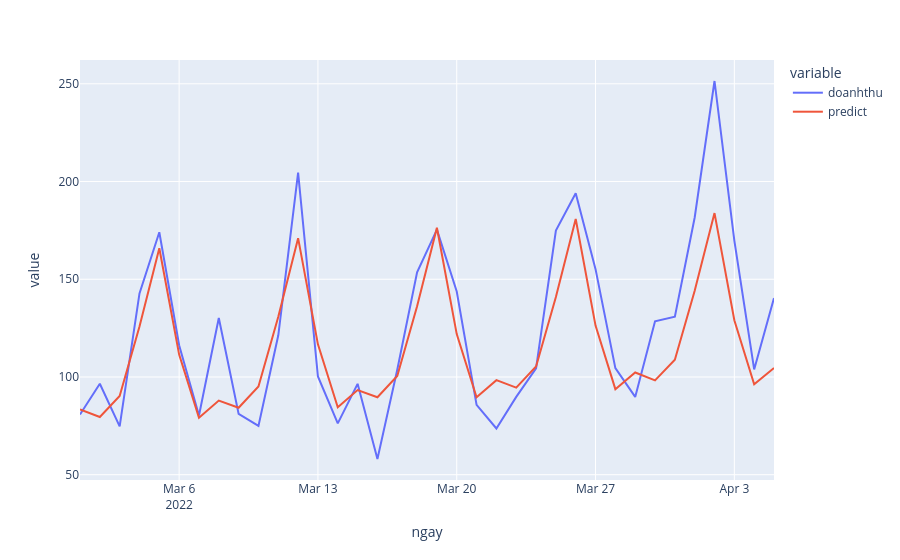
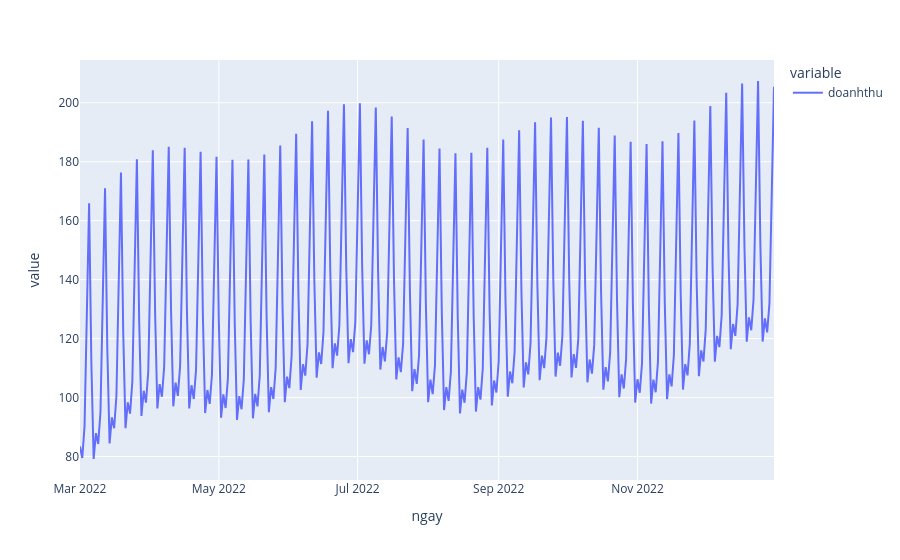

Write notebook code for charts like these, in order.
### Markdown cell above
#### 1-UVK

### Code cell
## config parametters
num=1
xmax=150
xmin=120

## output log file
CH = store[store.macuahang==num]
CH = CH[['macuahang', 'ngay', 'doanhthu']]

## get data to train model
train_first  ='2019/1/1'
train_end    ='2020/11/30'
test_01_first='2022/01/9'
test_01_end  ='2022/01/31'
test_02_first='2022/02/1'
test_02_end  ='2022/02/17'

test_03_first='2022/02/18'
test_03_end  ='2022/04/05'


## train df
train=CH[((CH['ngay'] >= train_first)    & (CH['ngay'] <= train_end))     |      \
         ((CH['ngay'] >= test_01_first)  & (CH['ngay'] <= train_first))   |      \
         ((CH['ngay'] >= test_02_first)  & (CH['ngay'] <= test_02_end))   |      \
         ((CH['ngay'] >= test_03_first) & (CH['ngay']  <= test_03_end))      
         ]

## get best hyper params
best_params=get_hyperparameter(train, xmax, xmin)

## predict from date1 to date2
date1='2022-03-01'
date2='2022-12-31'

## cutoff for test
date3='2022-4-5'
p_next_0=predict_next(date1, date2, xmax, xmin, train, best_params, 'doanhthu')

## get and visualize test set
test0       = CH[(CH['ngay'] >= date1)  & (CH['ngay'] <= date3)]
predict0    = p_next_0[(p_next_0['ngay'] >= date1)  & (p_next_0['ngay'] <= date3)]

gap=abs(np.mean(test0['doanhthu'])-np.mean(predict0['doanhthu']))
print(f'==> gap: {round(gap, 2)}')

## add gap for prediction
# if gap>0:
#     p_next_0['doanhthu']=round( abs(p_next_0['doanhthu'] + gap) , 2)
# else:
#     p_next_0['doanhthu']=round( abs(p_next_0['doanhthu'] - gap) , 2)

p_next    = p_next_0[(p_next_0['ngay'] >= date1)  & (p_next_0['ngay'] <= date3)]
## calculate accuracy
test0['predict']=p_next['doanhthu'].tolist()
acc=mean_absolute_percentage_error(test0['doanhthu'], test0['predict'])
print(f'==> accuracy: {acc} %')

## save results
outfile=f'{output}{num}_{date1.replace("-", "_")}_{date2.replace("-", "_")}.csv'
p_next_0.to_csv(outfile, index=False)
fig = px.line(test0, x='ngay', y=test0.columns[1:])
fig.show()

fig = px.line(p_next_0, x='ngay', y=p_next_0.columns[1:])
fig.show()

### Figure 1 — Plotly figure (JSON) as saved in the notebook; plotly's stock layout.template omitted (floating-point values rounded to 4 significant figures)
{"data": [{"hovertemplate": "variable=doanhthu<br>ngay=%{x}<br>value=%{y}<extra></extra>", "legendgroup": "doanhthu", "line": {"color": "#636efa", "dash": "solid"}, "mode": "lines", "name": "doanhthu", "orientation": "v", "showlegend": true, "type": "scatter", "x": ["2022-03-01T00:00:00", "2022-03-02T00:00:00", "2022-03-03T00:00:00", "2022-03-04T00:00:00", "2022-03-05T00:00:00", "2022-03-06T00:00:00", "2022-03-07T00:00:00", "2022-03-08T00:00:00", "2022-03-09T00:00:00", "2022-03-10T00:00:00", "2022-03-11T00:00:00", "2022-03-12T00:00:00", "2022-03-13T00:00:00", "2022-03-14T00:00:00", "2022-03-15T00:00:00", "2022-03-16T00:00:00", "2022-03-17T00:00:00", "2022-03-18T00:00:00", "2022-03-19T00:00:00", "2022-03-20T00:00:00", "2022-03-21T00:00:00", "2022-03-22T00:00:00", "2022-03-23T00:00:00", "2022-03-24T00:00:00", "2022-03-25T00:00:00", "2022-03-26T00:00:00", "2022-03-27T00:00:00", "2022-03-28T00:00:00", "2022-03-29T00:00:00", "2022-03-30T00:00:00", "2022-03-31T00:00:00", "2022-04-01T00:00:00", "2022-04-02T00:00:00", "2022-04-03T00:00:00", "2022-04-04T00:00:00", "2022-04-05T00:00:00"], "xaxis": "x", "y": [80.79, 96.54, 74.73, 142.7, 174.0, 116.2, 80.26, 130.2, 81.07, 74.98, 121.3, 204.5, 100.2, 76.27, 96.49, 58.03, 103.7, 153.6, 175.4, 143.7, 85.74, 73.63, 89.8, 104.4, 174.9, 194.1, 155.2, 104.5, 89.81, 128.5, 130.8, 181.6, 251.4, 169.8, 103.9, 140.3], "yaxis": "y"}, {"hovertemplate": "variable=predict<br>ngay=%{x}<br>value=%{y}<extra></extra>", "legendgroup": "predict", "line": {"color": "#EF553B", "dash": "solid"}, "mode": "lines", "name": "predict", "orientation": "v", "showlegend": true, "type": "scatter", "x": ["2022-03-01T00:00:00", "2022-03-02T00:00:00", "2022-03-03T00:00:00", "2022-03-04T00:00:00", "2022-03-05T00:00:00", "2022-03-06T00:00:00", "2022-03-07T00:00:00", "2022-03-08T00:00:00", "2022-03-09T00:00:00", "2022-03-10T00:00:00", "2022-03-11T00:00:00", "2022-03-12T00:00:00", "2022-03-13T00:00:00", "2022-03-14T00:00:00", "2022-03-15T00:00:00", "2022-03-16T00:00:00", "2022-03-17T00:00:00", "2022-03-18T00:00:00", "2022-03-19T00:00:00", "2022-03-20T00:00:00", "2022-03-21T00:00:00", "2022-03-22T00:00:00", "2022-03-23T00:00:00", "2022-03-24T00:00:00", "2022-03-25T00:00:00", "2022-03-26T00:00:00", "2022-03-27T00:00:00", "2022-03-28T00:00:00", "2022-03-29T00:00:00", "2022-03-30T00:00:00", "2022-03-31T00:00:00", "2022-04-01T00:00:00", "2022-04-02T00:00:00", "2022-04-03T00:00:00", "2022-04-04T00:00:00", "2022-04-05T00:00:00"], "xaxis": "x", "y": [83.41, 79.52, 90.29, 125.8, 165.9, 111.5, 79.17, 87.95, 84.24, 95.17, 130.8, 171.0, 116.7, 84.46, 93.29, 89.6, 100.5, 136.2, 176.3, 122.0, 89.64, 98.37, 94.56, 105.4, 140.9, 180.8, 126.3, 93.77, 102.3, 98.28, 108.8, 144.1, 183.8, 129.0, 96.29, 104.6], "yaxis": "y"}], "layout": {"legend": {"title": {"text": "variable"}, "tracegroupgap": 0}, "margin": {"t": 60}, "xaxis": {"anchor": "y", "domain": [0, 1], "title": {"text": "ngay"}}, "yaxis": {"anchor": "x", "domain": [0, 1], "title": {"text": "value"}}}}

### Figure 2 — Plotly figure (JSON) as saved in the notebook; plotly's stock layout.template omitted (floating-point values rounded to 4 significant figures; data arrays with more than 128 entries replaced by an {"elided": "..."} marker saying what was removed)
{"data": [{"hovertemplate": "variable=doanhthu<br>ngay=%{x}<br>value=%{y}<extra></extra>", "legendgroup": "doanhthu", "line": {"color": "#636efa", "dash": "solid"}, "mode": "lines", "name": "doanhthu", "orientation": "v", "showlegend": true, "type": "scatter", "x": {"elided": "306 str values"}, "xaxis": "x", "y": {"elided": "306 float values"}, "yaxis": "y"}], "layout": {"legend": {"title": {"text": "variable"}, "tracegroupgap": 0}, "margin": {"t": 60}, "xaxis": {"anchor": "y", "domain": [0, 1], "title": {"text": "ngay"}}, "yaxis": {"anchor": "x", "domain": [0, 1], "title": {"text": "value"}}}}
